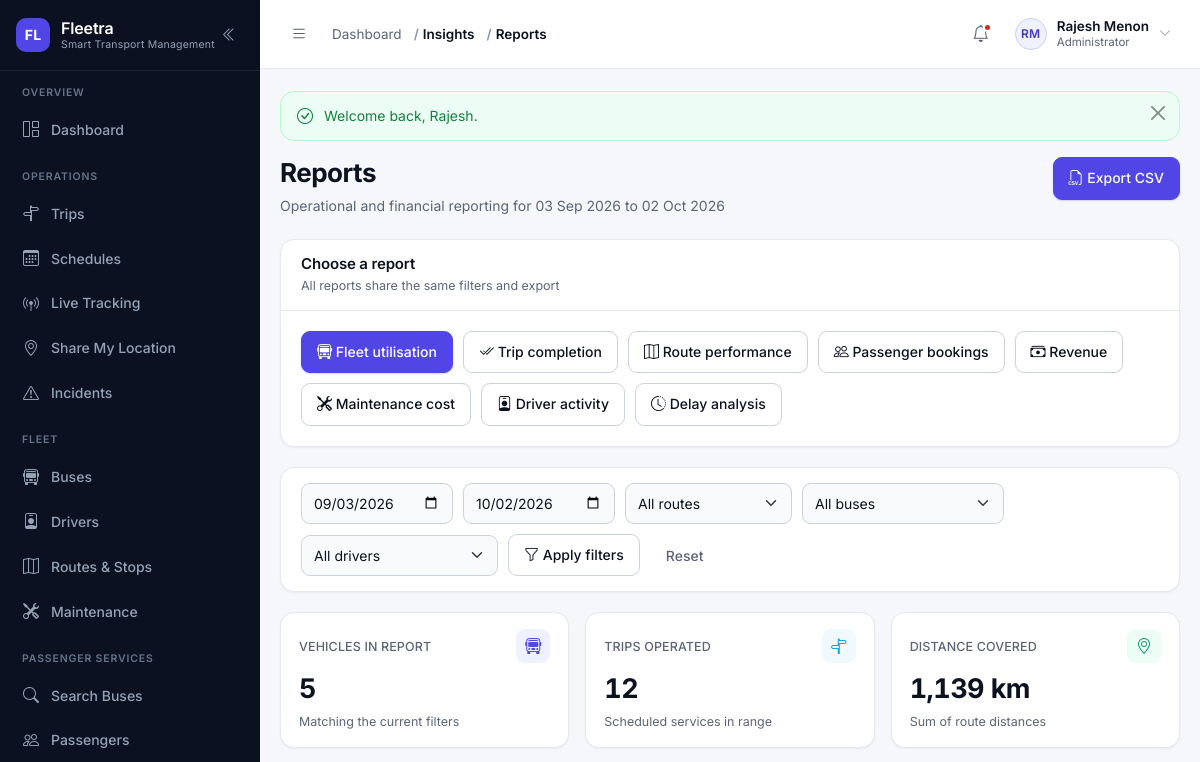
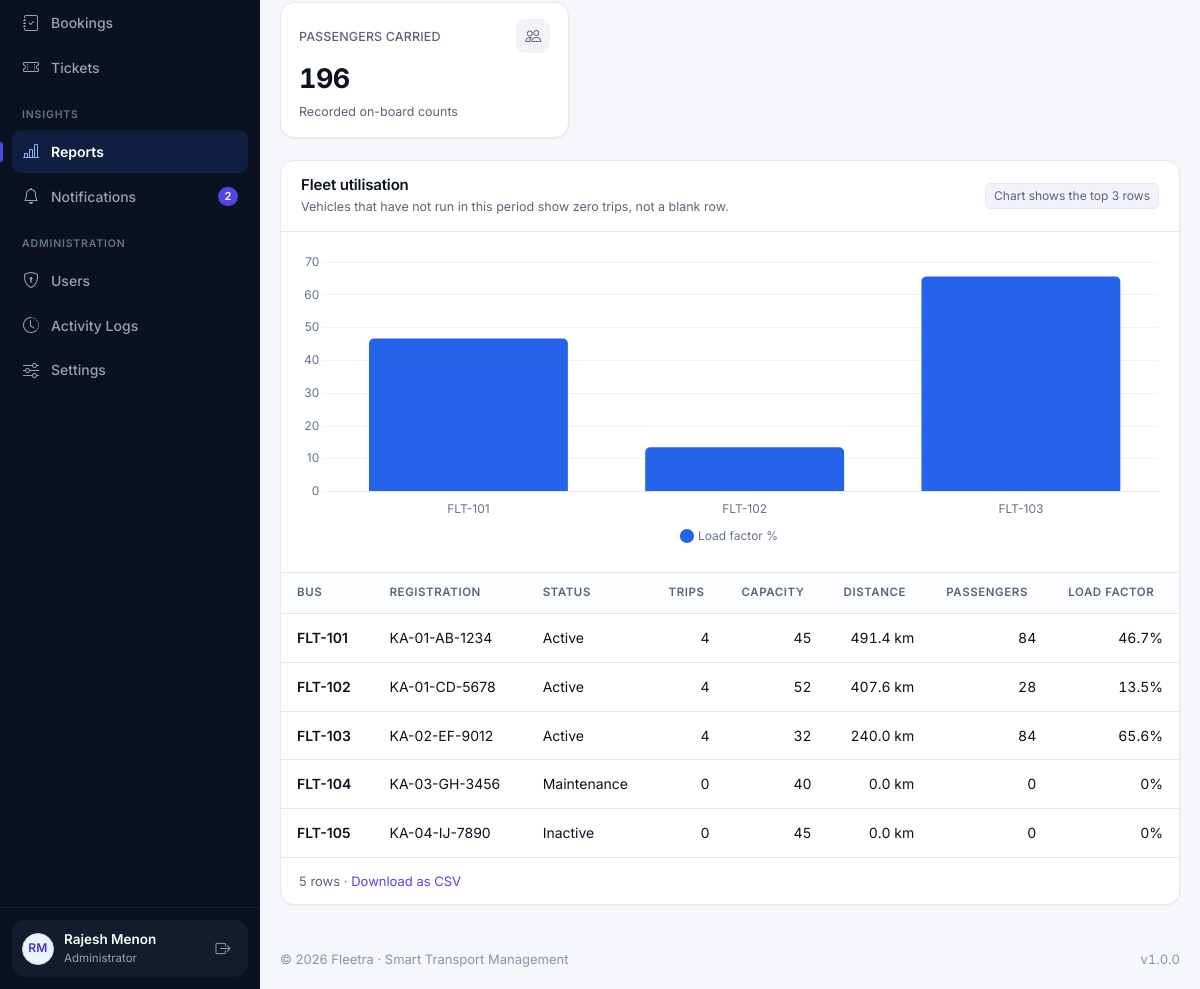
Page /modules/reports/index.php (signed in) on the committed database (2 pictures, top to bottom).
### tables this page shows
CREATE TABLE users (
    id            INT UNSIGNED NOT NULL AUTO_INCREMENT,
    name          VARCHAR(120)  NOT NULL,
    email         VARCHAR(160)  NOT NULL,
    phone         VARCHAR(20)   DEFAULT NULL,
    password      VARCHAR(255)  NOT NULL COMMENT 'password_hash() output — never plain text',
    role          VARCHAR(30)   NOT NULL DEFAULT 'passenger'
                  COMMENT 'admin | manager | dispatcher | driver | passenger (VARCHAR so new roles need no migration)',
    profile_image VARCHAR(255)  DEFAULT NULL,
    status        ENUM('active','inactive','suspended','deleted') NOT NULL DEFAULT 'active',
    last_login    DATETIME      DEFAULT NULL,
    created_at    DATETIME      NOT NULL DEFAULT CURRENT_TIMESTAMP,
    updated_at    DATETIME      NOT NULL DEFAULT CURRENT_TIMESTAMP ON UPDATE CURRENT_TIMESTAMP,
    PRIMARY KEY (id),
    UNIQUE KEY uq_users_email (email),
    KEY idx_users_role (role),
    KEY idx_users_status (status)
);

CREATE TABLE buses (
    id                  INT UNSIGNED NOT NULL AUTO_INCREMENT,
    bus_number          VARCHAR(20)   NOT NULL COMMENT 'Internal Fleetra number, e.g. FLT-101',
    registration_number VARCHAR(30)   NOT NULL,
    manufacturer        VARCHAR(80)   DEFAULT NULL,
    model               VARCHAR(80)   DEFAULT NULL,
    manufacturing_year  SMALLINT UNSIGNED DEFAULT NULL,
    bus_type            ENUM('seater','semi_sleeper','sleeper','ac_seater','ac_sleeper','mini') NOT NULL DEFAULT 'seater',
    capacity            SMALLINT UNSIGNED NOT NULL DEFAULT 0,
    fuel_type           ENUM('diesel','petrol','cng','electric','hybrid') NOT NULL DEFAULT 'diesel',
    current_mileage     DECIMAL(10,2) NOT NULL DEFAULT 0.00 COMMENT 'Odometer reading in km',
    status              ENUM('active','inactive','maintenance') NOT NULL DEFAULT 'active',
    image               VARCHAR(255)  DEFAULT NULL,
    created_at          DATETIME      NOT NULL DEFAULT CURRENT_TIMESTAMP,
    updated_at          DATETIME      NOT NULL DEFAULT CURRENT_TIMESTAMP ON UPDATE CURRENT_TIMESTAMP,
    PRIMARY KEY (id),
    UNIQUE KEY uq_buses_number (bus_number),
    UNIQUE KEY uq_buses_registration (registration_number),
    KEY idx_buses_status (status),
    KEY idx_buses_type (bus_type)
);

### modules/reports/index.php (the view, shortened to what the rows shown need)
<?php
require_once __DIR__ . '/../../includes/permissions.php';
require_permission('reports.view');
$reportKey   = get('report', 'fleet_utilization');
$filters = report_filters();
$report  = build_report($reportKey, $filters);
$exportUrl = url('modules/reports/export.php?' . http_build_query(array_merge(['report' => $reportKey], $filters)));
require __DIR__ . '/../../includes/header.php';
?>
<?= render_page_header(
    'Reports',
    'Operational and financial reporting for ' . format_date($filters['date_from'], 'd M Y')
        . ' to ' . format_date($filters['date_to'], 'd M Y'),
    '<a class="btn btn-primary" href="' . e($exportUrl) . '">
        <i class="bi bi-filetype-csv" aria-hidden="true"></i> Export CSV
     </a>'
) ?>
<div class="card-fl">
    <div class="card-fl__header">
        <div>
            <h2 class="card-fl__title">Choose a report</h2>
        </div>
    </div>
</div>
<div class="card-fl">
    <div class="card-fl__header">
        <div>
            <h2 class="card-fl__title"><?= e($report['title']) ?></h2>
        </div>
    </div>
    <?php if ($report['rows'] === []): ?>
        <?= empty_state(
            'Nothing to report in this period',
            'No records match the selected dates and filters. Try widening the date range or clearing the route, bus and driver filters.',
            'bi-bar-chart-line'
        ) ?>
    <?php else: ?>
        <div class="table-wrap">
            <table class="table-fl">
                <thead>
                    <tr>
                        <?php foreach ($report['columns'] as $column): ?>
                            <th><?= e($column) ?></th>
                        <?php endforeach; ?>
                    </tr>
                </thead>
                <tbody>
                    <?php foreach ($report['rows'] as $row): ?>
                        <tr>
                            <?php $columnIndex = 0; ?>
                            <?php foreach ($row as $cell): ?>
                                <?php
                                $isNumeric = $columnIndex > 0 && is_string($cell)
                                    && preg_match('/^[₹$\d][\d,\.]*\s?(km|min|%)?$/', trim($cell));
                                ?>
                                <td class="<?= $columnIndex === 0 ? 'cell-strong' : ($isNumeric ? 'cell-num' : '') ?>">
                                    <?= e((string) $cell) ?>
                                </td>
                                <?php $columnIndex++; ?>
                            <?php endforeach; ?>
                        </tr>
                    <?php endforeach; ?>
                </tbody>
            </table>
        </div>
    <?php endif; ?>
</div>
<?php if ($report['chart'] !== null && $report['chart']['labels'] !== []): ?>
<script>
document.addEventListener('DOMContentLoaded', function () {
    var canvas = document.getElementById('reportChart');
    if (!canvas || typeof Chart === 'undefined') {
        return;
    }
    var config = <?= e_js($report['chart']) ?>;
    Chart.defaults.font.family = "'Inter', system-ui, sans-serif";
    Chart.defaults.color = '#64748B';
    Chart.defaults.font.size = 12;
    new Chart(canvas, {
        type: config.type,
        data: {
            labels: config.labels,
            datasets: config.datasets
        },
        options: {
            responsive: true,
            maintainAspectRatio: false,
            plugins: {
                legend: { position: 'bottom', labels: { boxWidth: 10, boxHeight: 10, usePointStyle: true } },
                tooltip: { backgroundColor: '#0F172A', padding: 10 }
            },
            scales: config.type === 'line' || config.type === 'bar'
                ? {
                    x: { grid: { display: false }, border: { color: '#E2E8F0' } },
                    y: { beginAtZero: true, grid: { color: '#F1F5F9' }, border: { display: false } }
                }
                : {}
        }
    });
});
</script>
<?php endif; ?>
<?php require __DIR__ . '/../../includes/footer.php'; ?>

### includes/sidebar.php (shortened to what the rows shown need)
<?php
$navUser        = current_user();
?>
<aside class="sidebar" id="appSidebar" aria-label="Main navigation">
    <div class="sidebar__footer">
        <div class="sidebar-user">
            <a class="sidebar-user__link" href="<?= e(url('profile.php')) ?>" title="Open my profile">
                <?= avatar_markup($navUser, 'sm') ?>
                <span class="sidebar-user__text">
                    <span class="sidebar-user__name"><?= e($navUser['name'] ?? 'Guest') ?></span>
                    <span class="sidebar-user__role"><?= e(role_label(current_role())) ?></span>
                </span>
            </a>
        </div>
    </div>
</aside>

### includes/functions.php (shortened to what the rows shown need)
<?php
require_once __DIR__ . '/../config/database.php';
function url(string $path = ''): string
{
    return BASE_URL . ltrim($path, '/');
}
function e(mixed $value): string
{
    return htmlspecialchars((string) ($value ?? ''), ENT_QUOTES | ENT_SUBSTITUTE, 'UTF-8');
}
function get(string $key, string $default = ''): string
{
    $value = $_GET[$key] ?? $default;
    return is_scalar($value) ? trim((string) $value) : $default;
}
function is_valid_option(array $options, ?string $value): bool
{
    return $value !== null && array_key_exists($value, $options);
}
function format_date(?string $date, string $format = 'd M Y'): string
{
    $timestamp = strtotime($date);
    return $timestamp ? date($format, $timestamp) : '—';
}
function initials(?string $name): string
{
    $name  = trim((string) $name);
    $parts    = preg_split('/\s+/', $name) ?: [];
    $initials = '';
    foreach ($parts as $part) {
        $initials .= strtoupper(substr($part, 0, 1));
        if (strlen($initials) === 2) {
            break;
        }
    }
    return $initials !== '' ? $initials : 'FL';
}
function labelize(?string $value): string
{
    return ucwords(str_replace(['_', '-'], ' ', (string) $value));
}
function is_valid_date(?string $value): bool
{
    $value = (string) $value;
    if ($value === '') {
        return false;
    }
    $date = DateTime::createFromFormat('Y-m-d', $value);
    return $date !== false && $date->format('Y-m-d') === $value;
}
function upload_url(?string $filename, string $folder): ?string
{
    if (empty($filename)) {
        return null;
    }
    return url('uploads/' . trim($folder, '/') . '/' . $filename);
}
function avatar_markup(?array $user, string $size = 'sm'): string
{
    $name = (string) ($user['name'] ?? '');
    $url  = upload_url($user['profile_image'] ?? null, 'profiles');
    return '<span class="avatar avatar--' . e($size) . '" aria-hidden="true">'
        . e(initials($name)) . '</span>';
}
function render_page_header(string $title, string $subtitle = '', string $actionsHtml = ''): string
{
    $html = '<div class="page-head"><div class="page-head__text">';
    $html .= '<h1 class="page-title">' . e($title) . '</h1>';
    if ($subtitle !== '') {
        $html .= '<p class="page-subtitle">' . e($subtitle) . '</p>';
    }
    $html .= '</div>';
    if ($actionsHtml !== '') {
        $html .= '<div class="page-head__actions">' . $actionsHtml . '</div>';
    }
    return $html . '</div>';
}

### includes/topbar.php (shortened to what the rows shown need)
<?php
$topbarUser     = current_user();
?>
<header class="topbar">
    <div class="topbar__right">
        <div class="dropdown">
            <button class="user-menu" type="button" data-bs-toggle="dropdown"
                    aria-expanded="false" aria-haspopup="true">
                <?= avatar_markup($topbarUser, 'sm') ?>
                <span class="user-menu__text">
                    <span class="user-menu__name"><?= e($topbarUser['name'] ?? 'Guest') ?></span>
                    <span class="user-menu__role"><?= e(role_label(current_role())) ?></span>
                </span>
                <i class="bi bi-chevron-down user-menu__caret" aria-hidden="true"></i>
            </button>
        </div>
    </div>
</header>

### rows in the picture
users: name "RM RM", name "Rajesh Menon", role "Administrator"
buses: bus_number "FLT-101", registration_number "KA-01-AB-1234", cell "Active", cell "4", capacity "45", cell "491.4 km", cell "84", cell "46.7%"
buses: bus_number "FLT-102", registration_number "KA-01-CD-5678", cell "Active", cell "4", capacity "52", cell "407.6 km", cell "28", cell "13.5%"
buses: bus_number "FLT-103", registration_number "KA-02-EF-9012", cell "Active", cell "4", capacity "32", cell "240.0 km", cell "84", cell "65.6%"
buses: bus_number "FLT-104", registration_number "KA-03-GH-3456", cell "Maintenance", cell "0", capacity "40", cell "0.0 km", cell "0%"
buses: bus_number "FLT-105", registration_number "KA-04-IJ-7890", cell "Inactive", cell "0", capacity "45", cell "0.0 km", cell "0%"

### other values in the picture
FLEETRA_NAME "Fleetra"
FLEETRA_TAGLINE "Smart Transport Management"
$group['section'] "OVERVIEW"
$label "Dashboard"
$group['section'] "OPERATIONS"
$label "Trips"
$label "Schedules"
$label "Live Tracking"
$label "Share My Location"
$label "Incidents"
$group['section'] "FLEET"
$label "Buses"
$label "Drivers"
$label "Routes & Stops"
$label "Maintenance"
